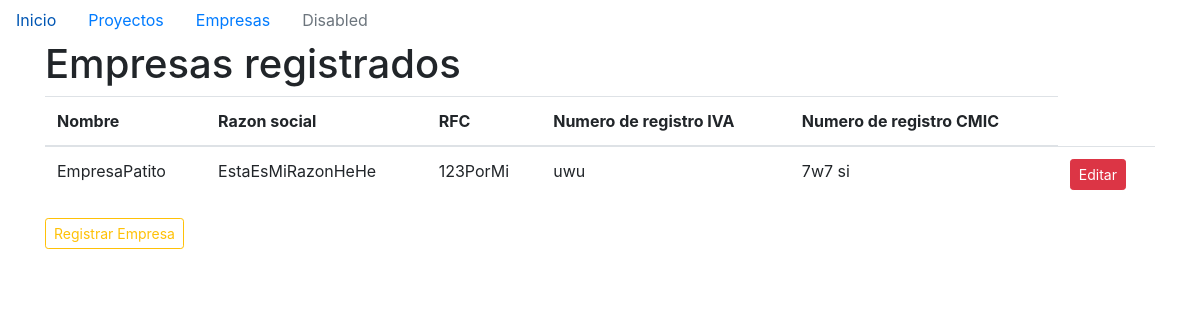
/empresas, run on an earlier commit of the app's database.
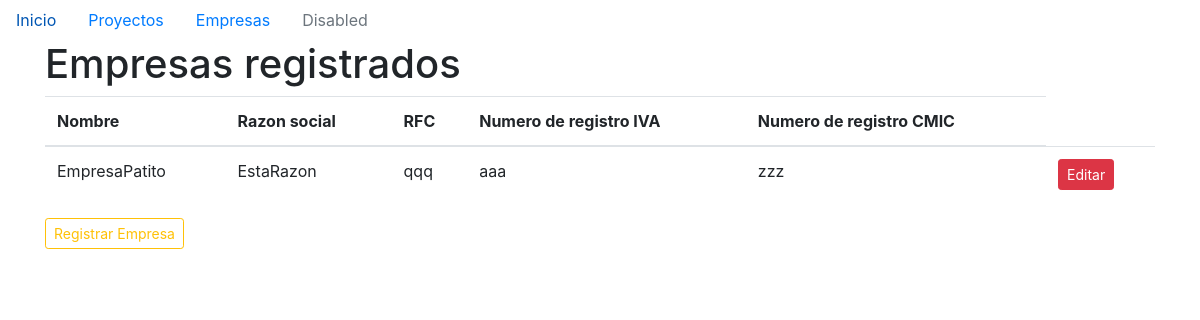
And on a later commit of the database.
### models/empresa.py (models this page shows)
class Empresa(db.Model):
    id = db.Column(db.Integer, primary_key=True)
    nombre = db.Column(db.String(50), nullable=False)
    razon_social = db.Column(db.String(50), nullable=False)
    rfc = db.Column(db.String(15), nullable=False)
    numero_iva = db.Column(db.String(20), nullable=False)
    cmic= db.Column(db.String(20), nullable=False)

### main.py (the view)
@app.route('/empresas')
def listar_empresas():
    empresas = Empresa.query.all()
    return render_template('empresas.html', empresas=empresas)

### templates/empresas.html (shortened to what this page needs)
{% extends 'base.html' %}
{% block content %}
<h1>Empresas registrados</h1>
<div class="table-resposive">
  <table class="table">
    <thead>
      <tr>
        <th>Nombre</th>
        <th>Razon social</th>
        <th>RFC</th>
        <th>Numero de registro IVA</th>
        <th>Numero de registro CMIC</th>
      </tr>
    </thead>
    <tbody>
      {% for empresa in empresas %}
      <tr>
        <td>{{ empresa.nombre }}</td>
        <td>{{ empresa.razon_social }}</td>
        <td>{{ empresa.rfc }}</td>
        <td>{{ empresa.numero_iva }}</td>
        <td>{{ empresa.cmic }}</td>
        <td><a href="/empresas/editar/{{empresa.id}}" class="btn btn-danger btn-sm">Editar</a></td>
      </tr>
      {% endfor %}
    </tbody>
  </table>
  <a href="/registro/empresa" class="btn btn-outline-warning btn-sm">Registrar Empresa</a>
</div>
{% endblock %}

What changed in the data, as far as the page shows it:
changed Empresa "EmpresaPatito": razon_social "EstaEsMiRazonHeHe" → "EstaRazon"; rfc "123PorMi" → "qqq"; numero_iva "uwu" → "aaa"; cmic "7w7 si" → "zzz"
